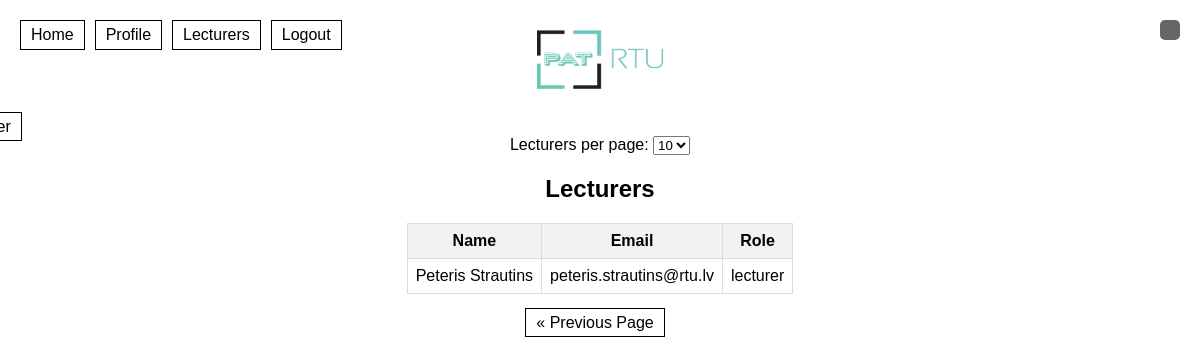
The app's page /admin_lecturers?num_lecturers=10&page=2 (signed in), older data.
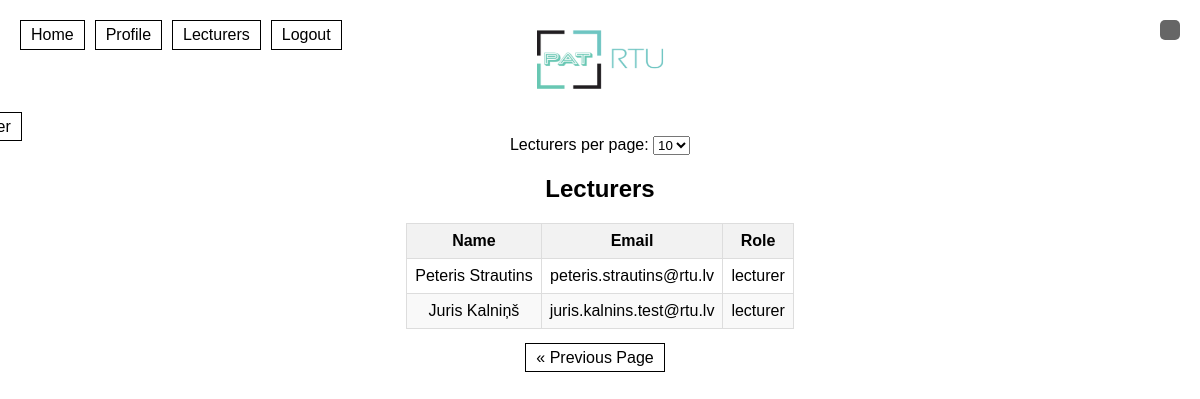
The same page, newer data.
### website/models.py (models this page shows)
class User(db.Model, UserMixin):
    id = db.Column(db.Integer, primary_key=True)
    email = db.Column(db.String(150), unique=True)
    password = db.Column(db.String(150))
    first_name = db.Column(db.String(150))
    role = db.Column(db.String(10), default='student')  # Possible values: admin, lecturer, student

### website/views.py (the view)
@views.route('/admin_lecturers')  # Define the route for admin lecturers page
@login_required
def admin_lecturers():
    if current_user.role == 'admin':
        db_path = 'instance/database.db'
        num_lecturers_per_page = request.args.get('num_lecturers', 10, type=int)
        page = request.args.get('page', 1, type=int)
        total_lecturers = get_total_lecturers_count(db_path)  # You'll need to implement this function
        total_pages = ceil(total_lecturers / num_lecturers_per_page)
        offset = (page - 1) * num_lecturers_per_page
        lecturers = get_lecturers(db_path, limit=num_lecturers_per_page, offset=offset)
        lecturers_list = [{'id': l[0], 'email': l[1], 'first_name': l[2], 'role': l[3]} for l in lecturers]
        prev_url = url_for('views.admin_lecturers', num_lecturers=num_lecturers_per_page, page=page-1) if page > 1 else None
        next_url = url_for('views.admin_lecturers', num_lecturers=num_lecturers_per_page, page=page+1) if page < total_pages else None
        return render_template("admin_lecturers.html", user=current_user, lecturers=lecturers_list, prev_url=prev_url, next_url=next_url)
    else:
        flash("You are not authorized to access this page.", category="error")
        return redirect(url_for("views.home"))

### fetchLecturers.py (called while the page is built)
def get_lecturers(db_path, limit=10, offset=0):
    conn = sqlite3.connect(db_path)
    cur = conn.cursor()
    query = "SELECT id, email, first_name, role FROM user WHERE role='lecturer' LIMIT ? OFFSET ?"
    cur.execute(query, (limit, offset))
    lecturers = cur.fetchall()
    conn.close()
    return lecturers

def get_total_lecturers_count(db_path):
    conn = sqlite3.connect(db_path)
    cur = conn.cursor()
    query = "SELECT COUNT(*) FROM user WHERE role='lecturer'"
    cur.execute(query)
    count = cur.fetchone()[0]
    conn.close()
    return count

### website/__init__.py (called while the page is built)
def create_app():
    app = Flask(__name__)
    app.config['SECRET_KEY'] = 'hjshjhdjah kjshkjdhjs'
    app.config['SQLALCHEMY_DATABASE_URI'] = f'sqlite:///{DB_NAME}'
    db.init_app(app)
    from .views import views
    from .auth import auth
    app.register_blueprint(views, url_prefix='/')
    app.register_blueprint(auth, url_prefix='/')
    from .models import User
    create_database(app)
    login_manager = LoginManager()
    login_manager.login_view = 'auth.login'
    login_manager.init_app(app)
    @login_manager.user_loader
    def load_user(id):
        return User.query.get(int(id))
    return app

### website/templates/admin_lecturers.html (shortened to what this page needs)
{% extends "base.html" %}
{% block content %}
<a href="{{ url_for('views.add_lecturer') }}" class="btn btn-primary add-lecturer-btn">Add Lecturer</a>
<div class="lecturers-per-page">
    <form method="GET">
        <label for="num_lecturers">Lecturers per page:</label>
        <select name="num_lecturers" id="num_lecturers" onchange="this.form.submit()">
            <option value="10" {% if request.args.get('num_lecturers', default='10') == '10' %} selected {% endif %}>10</option>
        </select>
    </form>
</div>
<div class="lecturers-list">
    <h2>Lecturers</h2>
    <table>
        <thead>
            <tr>
                <th>Name</th>
                <th>Email</th>
                <th>Role</th>
            </tr>
        </thead>
        <tbody>
            {% for lecturer in lecturers %}
            <tr>
                <td>{{ lecturer.first_name }}</td>
                <td>{{ lecturer.email }}</td>
                <td>{{ lecturer.role }}</td>
            </tr>
            {% else %}
            <tr>
                <td colspan="3">No lecturers found.</td>
            </tr>
            {% endfor %}
        </tbody>
    </table>
</div>
<div class="pagination">
    {% if prev_url %}
    <a href="{{ prev_url }}" class="btn btn-primary">&laquo; Previous Page</a>
    {% endif %}
</div>
<br>
<br>
<br>
{% endblock %}

### website/templates/base.html (shortened to what this page needs)
<!DOCTYPE html>
<html>
<head>
<img src="../static/PAT_LOGO.png" alt="My Website Logo" class="logo">
</head>
<div class="sidebar-buttons">
  {% if current_user.is_authenticated %}
    {% if current_user.role == 'admin' %}
      <a class="nav-item nav-link" id="home" href="/home_admin">Home</a>
      <a class="nav-item nav-link" id="profile" href="/profile">Profile</a>
      <a class="nav-item nav-link" id="admin-lecturers" href="/admin_lecturers">Lecturers</a>
    {% else %}
      <a class="nav-item nav-link" id="home" href="/">Home</a>
      <a class="nav-item nav-link" id="profile" href="/profile">Profile</a>
      {% if request.path != '/home_user_articles' %}
        <a class="nav-item nav-link" id="articles" href="/home_user_articles">Articles</a>
      {% endif %}
    {% endif %}
    <a class="nav-item nav-link" id="logout" href="/logout">Logout</a>
  {% else %}
    <a class="nav-item nav-link" id="login" href="/login">Login</a>
    <a class="nav-item nav-link" id="signUp" href="/sign-up">Sign Up</a>
  {% endif %}
</div>
  <div class="container">
    {% block content %}{% endblock %}
  </div>
  <div id="error-message" class="error-message"></div>
</body>
</html>

### website/templates/base.html (style rules this page uses)
.container { flex: 1; text-align: center; padding: 150px; margin-top: -40px; }
.sidebar-buttons { position: fixed; top: 20px; left: 20px; display: flex; align-items: center; }
.sidebar-buttons a, .btn-primary { margin-right: 10px; padding: 5px 10px; border: 1px solid rgb(0, 0, 0); background-color: transparent; color: rgb(0, 0, 0); text-decoration: none; cursor: pointer; }
.logo { position: absolute; top: 0; left: 50%; transform: translateX(-50%); padding: 10px; width: 150px; height: 100px; }
.error-message { position: fixed; top: 20px; right: 20px; background-color: rgb(102, 102, 102); color: rgb(255, 255, 255); padding: 10px; border-radius: 5px; z-index: 10; }

### website/templates/admin_lecturers.html (style rules this page uses)
.lecturers-list table { width: 100%; border-collapse: collapse; margin-bottom: 20px; }
.lecturers-list th, .lecturers-list td { border: 1px solid #ddd; padding: 8px; }
.lecturers-list th { background-color: #f2f2f2; }
.lecturers-list tbody tr:nth-child(even) { background-color: #f9f9f9; }
.add-lecturer-btn { margin-top: 20px; margin-left: -1260px; }

Row changes from the older to the newer data that the page shows:
added User: first_name "Juris Kalniņš", email "juris.kalnins.test@rtu.lv", role "lecturer"
